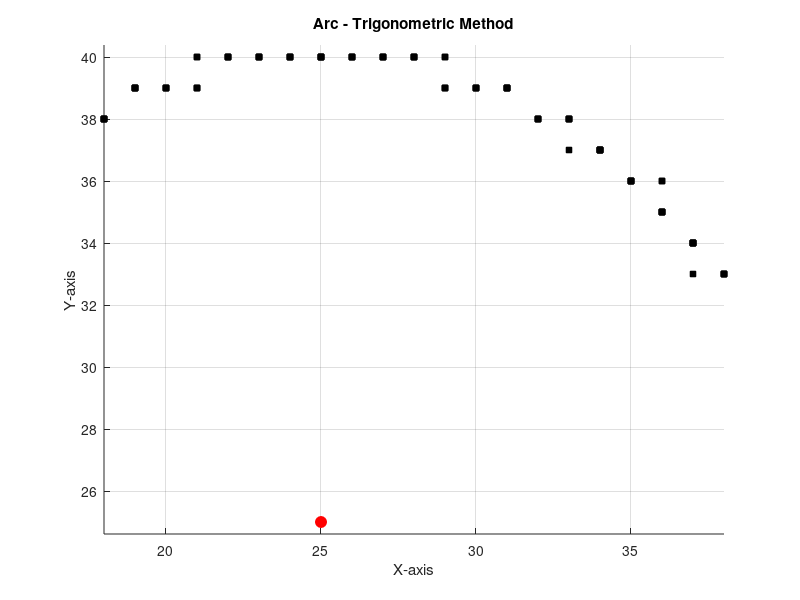

MATLAB code to generate this figure:
clc; clear; close all;

CX = 25; CY = 25;
RADIUS = 15;
START_ANGLE = 30;
END_ANGLE = 120;
NUM_POINTS = 100;

figure;
hold on;
grid on;
axis equal;
title('Arc - Trigonometric Method');
xlabel('X-axis');
ylabel('Y-axis');

START_RAD = deg2rad(START_ANGLE);
END_RAD = deg2rad(END_ANGLE);
THETA = linspace(START_RAD, END_RAD, NUM_POINTS);
X_VALS = [];
Y_VALS = [];

for T = THETA
    X = round(CX + RADIUS * cos(T));
    Y = round(CY + RADIUS * sin(T));
    X_VALS = [X_VALS X];
    Y_VALS = [Y_VALS Y];
end

plot(X_VALS, Y_VALS, 'ks', 'MarkerSize', 4, 'MarkerFaceColor', 'k');
plot(CX, CY, 'ro', 'MarkerSize', 8, 'MarkerFaceColor', 'r');
